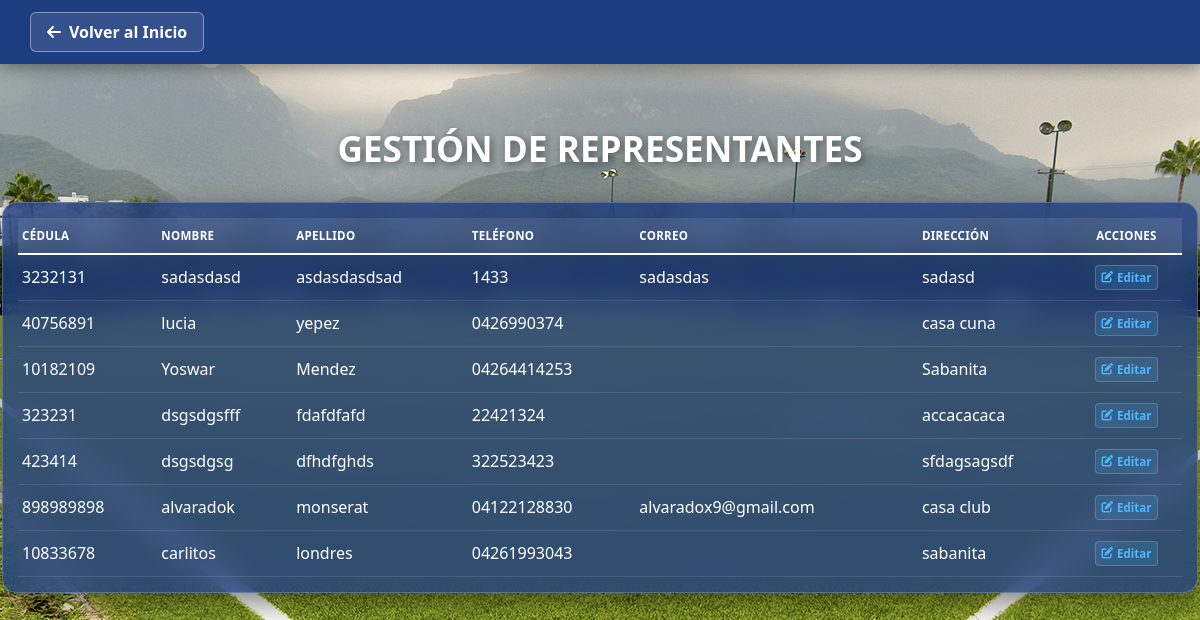
Page /vista/ver_representantes.php (signed in) on the earlier database version.
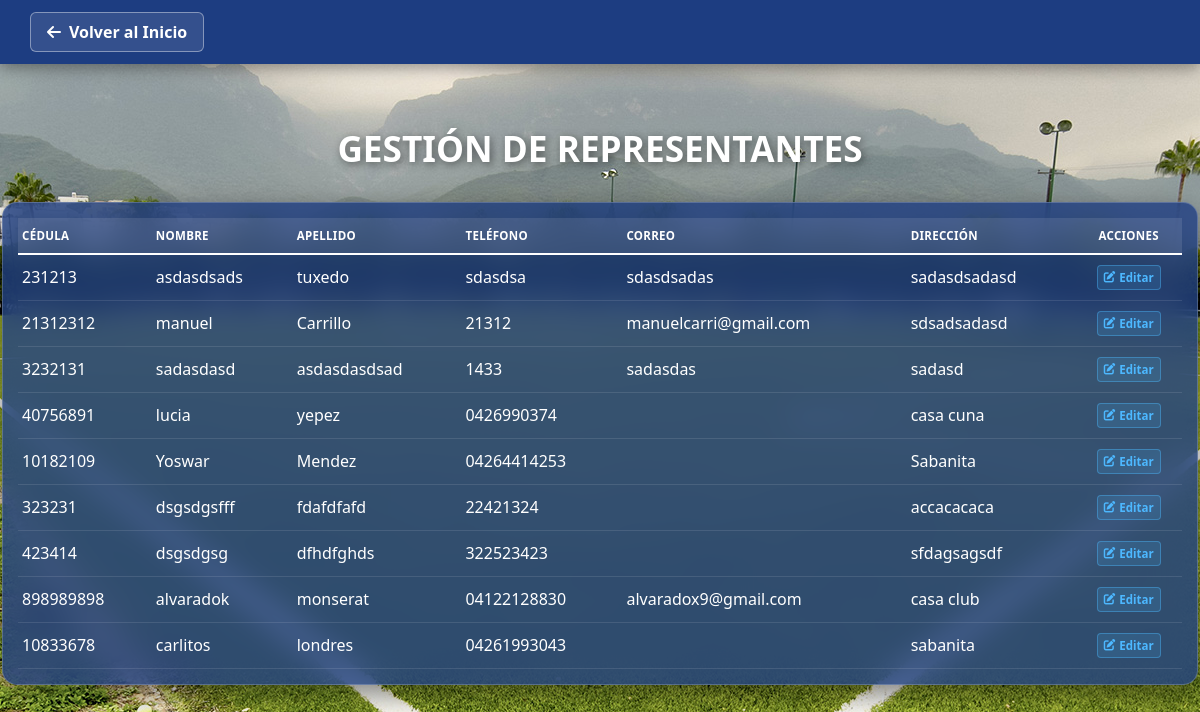
Same page on the later database version.
### tables this page shows
CREATE TABLE `representantes` (
  `id` int(150) NOT NULL,
  `cedula` varchar(20) NOT NULL,
  `nombre` varchar(100) NOT NULL,
  `apellido` varchar(100) NOT NULL,
  `telefono` varchar(30) NOT NULL,
  `correo` varchar(100) NOT NULL,
  `direccion` text NOT NULL
);

### controlador/controlador_ver_representantes.php (called while the page is built, shortened)
<?php
require_once 'conexion.php';
$limite = 10;
$pagina = isset($_GET['pagina']) ? (int)$_GET['pagina'] : 1;
$inicio = ($pagina - 1) * $limite;
$sql = "SELECT id, cedula, nombre, apellido, telefono, correo, direccion
        FROM representantes
        ORDER BY id DESC
        LIMIT ? OFFSET ?";
$stmt = $conexion->prepare($sql);
$stmt->bind_param("ii", $limite, $inicio);
$stmt->execute();
$resultado = $stmt->get_result();
?>

### vista/ver_representantes.php (the view, shortened to what this page needs)
<?php
require_once '../controlador/controlador_ver_representantes.php';
?>
<!DOCTYPE html>
<html lang="es">
<head>
    <link rel="stylesheet" href="../estilo/style16.css">
    <link rel="stylesheet" href="../estilo/style5.css">
    <link rel="stylesheet" href="https://cdnjs.cloudflare.com/ajax/libs/font-awesome/6.0.0/css/all.min.css">
</head>
<body>
    <header class="main-header">
        <div class="header-container">
            <a href="../vista/inicio.php" class="btn-back">
                <i class="fas fa-arrow-left"></i> Volver al Inicio
            </a>
        </div>
    </header>
    <main class="central-container">
        <h1 class="main-title">Gestión de Representantes</h1>
        <div class="glass-table-container">
            <?php if (isset($resultado) && $resultado->num_rows > 0): ?>
                <table class="user-table">
                    <thead>
                        <tr>
                            <th>Cédula</th>
                            <th>Nombre</th>
                            <th>Apellido</th>
                            <th>Teléfono</th>
                            <th>Correo</th>
                            <th>Dirección</th>
                            <th style="text-align: center;">Acciones</th>
                        </tr>
                    </thead>
                    <tbody>
                        <?php while($row = $resultado->fetch_assoc()): ?>
                            <tr>
                                <td><?php echo htmlspecialchars($row['cedula']); ?></td>
                                <td><?php echo htmlspecialchars($row['nombre']); ?></td>
                                <td><?php echo htmlspecialchars($row['apellido']); ?></td>
                                <td><?php echo htmlspecialchars($row['telefono'] ?? ''); ?></td>
                                <td><?php echo htmlspecialchars($row['correo']); ?></td>
                                <td><?php echo htmlspecialchars($row['direccion']); ?></td>
                                <td class="action-cell">
                                    <a href="editar_representante.php?id=<?php echo $row['id']; ?>" class="btn-table edit">
                                        <i class="fas fa-edit"></i> Editar
                                    </a>
                                </td>
                            </tr>
                        <?php endwhile; ?>
                    </tbody>
                </table>
            <?php endif; ?>
        </div>
    </main>
</body>
</html>

Differences in the rows shown:
added representantes: cedula "231213", nombre "asdasdsads", apellido "tuxedo", telefono "sdasdsa", correo "sdasdsadas", direccion "sadasdsadasd"
added representantes: cedula "21312312", nombre "manuel", apellido "Carrillo", telefono "21312", correo "manuelcarri@gmail.com", direccion "sdsadsadasd"
